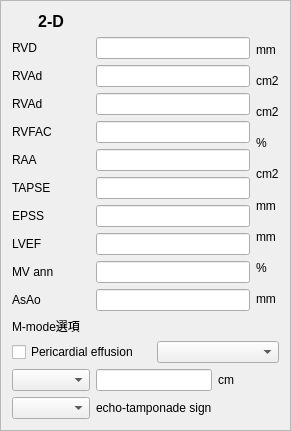
        <widget class="QFrame" name="frame_2">
         <property name="frameShape">
          <enum>QFrame::StyledPanel</enum>
         </property>
         <property name="frameShadow">
          <enum>QFrame::Raised</enum>
         </property>
         <layout class="QGridLayout" name="gridLayout_4">
          <item row="0" column="0">
           <widget class="QLabel" name="label_70">
            <property name="text">
             <string>&lt;html&gt;&lt;head/&gt;&lt;body&gt;&lt;p align=&quot;center&quot;&gt;&lt;span style=&quot; font-size:12pt; font-weight:600;&quot;&gt;2-D&lt;/span&gt;&lt;/p&gt;&lt;/body&gt;&lt;/html&gt;</string>
            </property>
           </widget>
          </item>
          <item row="1" column="0">
           <layout class="QVBoxLayout" name="verticalLayout_6">
            <item>
             <widget class="QLabel" name="label_27">
              <property name="text">
               <string>RVD</string>
              </property>
             </widget>
            </item>
            <item>
             <widget class="QLabel" name="label_28">
              <property name="text">
               <string>RVAd</string>
              </property>
             </widget>
            </item>
            <item>
             <widget class="QLabel" name="label_29">
              <property name="text">
               <string>RVAd</string>
              </property>
             </widget>
            </item>
            <item>
             <widget class="QLabel" name="label_30">
              <property name="text">
               <string>RVFAC</string>
              </property>
             </widget>
            </item>
            <item>
             <widget class="QLabel" name="label_31">
              <property name="text">
               <string>RAA</string>
              </property>
             </widget>
            </item>
            <item>
             <widget class="QLabel" name="label_23">
              <property name="text">
               <string>TAPSE</string>
              </property>
             </widget>
            </item>
            <item>
             <widget class="QLabel" name="label_24">
              <property name="text">
               <string>EPSS</string>
              </property>
             </widget>
            </item>
            <item>
             <widget class="QLabel" name="label_32">
              <property name="text">
               <string>LVEF</string>
              </property>
             </widget>
            </item>
            <item>
             <widget class="QLabel" name="label_93">
              <property name="text">
               <string>MV ann</string>
              </property>
             </widget>
            </item>
            <item>
             <widget class="QLabel" name="label_91">
              <property name="text">
               <string>AsAo</string>
              </property>
             </widget>
            </item>
           </layout>
          </item>
          <item row="1" column="1" colspan="3">
           <layout class="QVBoxLayout" name="verticalLayout_5">
            <item>
             <widget class="QLineEdit" name="RVD_input"/>
            </item>
            <item>
             <widget class="QLineEdit" name="RVAd_input"/>
            </item>
            <item>
             <widget class="QLineEdit" name="RVAD2_input"/>
            </item>
            <item>
             <widget class="QLineEdit" name="RVFAC_input"/>
            </item>
            <item>
             <widget class="QLineEdit" name="RAA_input"/>
            </item>
            <item>
             <widget class="QLineEdit" name="TAPSE_input"/>
            </item>
            <item>
             <widget class="QLineEdit" name="EPSS_input"/>
            </item>
            <item>
             <widget class="QLineEdit" name="LVEF_input2"/>
            </item>
            <item>
             <widget class="QLineEdit" name="MV_input"/>
            </item>
            <item>
             <widget class="QLineEdit" name="AsAo_input"/>
            </item>
           </layout>
          </item>
          <item row="1" column="4">
           <layout class="QVBoxLayout" name="verticalLayout_7">
            <item>
             <widget class="QLabel" name="label_38">
              <property name="text">
               <string>mm</string>
              </property>
             </widget>
            </item>
            <item>
             <widget class="QLabel" name="label_39">
              <property name="text">
               <string>cm2</string>
              </property>
             </widget>
            </item>
            <item>
             <widget class="QLabel" name="label_40">
              <property name="text">
               <string>cm2</string>
              </property>
             </widget>
            </item>
            <item>
             <widget class="QLabel" name="label_41">
              <property name="text">
               <string>%</string>
              </property>
             </widget>
            </item>
            <item>
             <widget class="QLabel" name="label_42">
              <property name="text">
               <string>cm2</string>
              </property>
             </widget>
            </item>
            <item>
             <widget class="QLabel" name="label_12">
              <property name="text">
               <string>mm</string>
              </property>
             </widget>
            </item>
            <item>
             <widget class="QLabel" name="label_13">
              <property name="text">
               <string>mm</string>
              </property>
             </widget>
            </item>
            <item>
             <widget class="QLabel" name="label_43">
              <property name="text">
               <string>%</string>
              </property>
             </widget>
            </item>
            <item>
             <widget class="QLabel" name="label_94">
              <property name="text">
               <string>mm</string>
              </property>
             </widget>
            </item>
           </layout>
          </item>
          <item row="2" column="0">
           <widget class="QLabel" name="label_90">
            <property name="text">
             <string>M-mode選項</string>
            </property>
           </widget>
          </item>
          <item row="3" column="0" colspan="2">
           <widget class="QCheckBox" name="Per_eff_check">
            <property name="text">
             <string>Pericardial effusion</string>
            </property>
           </widget>
          </item>
          <item row="3" column="2" colspan="3">
           <widget class="QComboBox" name="Per_combo">
            <item>
             <property name="text">
              <string/>
             </property>
            </item>
            <item>
             <property name="text">
              <string>nil</string>
             </property>
            </item>
            <item>
             <property name="text">
              <string>trivial</string>
             </property>
            </item>
            <item>
             <property name="text">
              <string>mild</string>
             </property>
            </item>
            <item>
             <property name="text">
              <string>moderate</string>
             </property>
            </item>
            <item>
             <property name="text">
              <string>massive</string>
             </property>
            </item>
           </widget>
          </item>
          <item row="4" column="0">
           <widget class="QComboBox" name="Per_eff_combo">
            <item>
             <property name="text">
              <string/>
             </property>
            </item>
            <item>
             <property name="text">
              <string>posterior</string>
             </property>
            </item>
            <item>
             <property name="text">
              <string>anterior  </string>
             </property>
            </item>
           </widget>
          </item>
          <item row="4" column="1" colspan="2">
           <widget class="QLineEdit" name="Per_eff_input"/>
          </item>
          <item row="4" column="3">
           <widget class="QLabel" name="label_89">
            <property name="text">
             <string>cm</string>
            </property>
           </widget>
          </item>
          <item row="5" column="0">
           <widget class="QComboBox" name="with_without_combo">
            <item>
             <property name="text">
              <string/>
             </property>
            </item>
            <item>
             <property name="text">
              <string>with</string>
             </property>
            </item>
            <item>
             <property name="text">
              <string>without</string>
             </property>
            </item>
           </widget>
          </item>
          <item row="5" column="1" colspan="2">
           <widget class="QLabel" name="label_88">
            <property name="text">
             <string>echo-tamponade sign</string>
            </property>
           </widget>
          </item>
         </layout>
        </widget>
